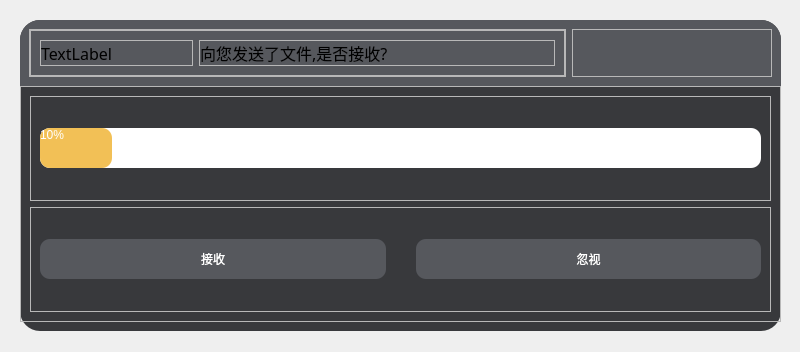
<?xml version="1.0" encoding="UTF-8"?>
<ui version="4.0">
 <class>MainWindow_recvfile</class>
 <widget class="QMainWindow" name="MainWindow_recvfile">
  <property name="geometry">
   <rect>
    <x>0</x>
    <y>0</y>
    <width>800</width>
    <height>352</height>
   </rect>
  </property>
  <property name="windowTitle">
   <string>MainWindow</string>
  </property>
  <widget class="QWidget" name="centralwidget">
   <widget class="QFrame" name="frame">
    <property name="geometry">
     <rect>
      <x>20</x>
      <y>20</y>
      <width>761</width>
      <height>311</height>
     </rect>
    </property>
    <property name="styleSheet">
     <string notr="true">#frame{
background-color: rgb(56, 57, 60);
border-radius:20px;
}</string>
    </property>
    <property name="frameShape">
     <enum>QFrame::StyledPanel</enum>
    </property>
    <property name="frameShadow">
     <enum>QFrame::Raised</enum>
    </property>
    <layout class="QVBoxLayout" name="verticalLayout">
     <property name="spacing">
      <number>0</number>
     </property>
     <property name="leftMargin">
      <number>0</number>
     </property>
     <property name="topMargin">
      <number>0</number>
     </property>
     <property name="rightMargin">
      <number>0</number>
     </property>
     <item>
      <widget class="QFrame" name="frame_2">
       <property name="sizePolicy">
        <sizepolicy hsizetype="Preferred" vsizetype="Expanding">
         <horstretch>0</horstretch>
         <verstretch>1</verstretch>
        </sizepolicy>
       </property>
       <property name="styleSheet">
        <string notr="true">#frame_2{
background-color: rgb(86, 88, 93);
border-top-left-radius:20px;
border-top-right-radius:20px;
}</string>
       </property>
       <property name="frameShape">
        <enum>QFrame::StyledPanel</enum>
       </property>
       <property name="frameShadow">
        <enum>QFrame::Raised</enum>
       </property>
       <layout class="QHBoxLayout" name="horizontalLayout_4">
        <item>
         <widget class="QFrame" name="frame_4">
          <property name="sizePolicy">
           <sizepolicy hsizetype="Expanding" vsizetype="Preferred">
            <horstretch>8</horstretch>
            <verstretch>0</verstretch>
           </sizepolicy>
          </property>
          <property name="frameShape">
           <enum>QFrame::StyledPanel</enum>
          </property>
          <property name="frameShadow">
           <enum>QFrame::Raised</enum>
          </property>
          <layout class="QHBoxLayout" name="horizontalLayout">
           <property name="spacing">
            <number>0</number>
           </property>
           <property name="leftMargin">
            <number>0</number>
           </property>
           <property name="topMargin">
            <number>0</number>
           </property>
           <property name="rightMargin">
            <number>0</number>
           </property>
           <property name="bottomMargin">
            <number>0</number>
           </property>
           <item>
            <widget class="QFrame" name="frame_8">
             <property name="frameShape">
              <enum>QFrame::StyledPanel</enum>
             </property>
             <property name="frameShadow">
              <enum>QFrame::Raised</enum>
             </property>
             <layout class="QHBoxLayout" name="horizontalLayout_6">
              <item>
               <widget class="QFrame" name="frame_9">
                <property name="sizePolicy">
                 <sizepolicy hsizetype="Expanding" vsizetype="Preferred">
                  <horstretch>3</horstretch>
                  <verstretch>0</verstretch>
                 </sizepolicy>
                </property>
                <property name="frameShape">
                 <enum>QFrame::StyledPanel</enum>
                </property>
                <property name="frameShadow">
                 <enum>QFrame::Raised</enum>
                </property>
                <layout class="QHBoxLayout" name="horizontalLayout_7">
                 <property name="leftMargin">
                  <number>0</number>
                 </property>
                 <property name="topMargin">
                  <number>0</number>
                 </property>
                 <property name="rightMargin">
                  <number>0</number>
                 </property>
                 <property name="bottomMargin">
                  <number>0</number>
                 </property>
                 <item>
                  <widget class="QLabel" name="label_nickname">
                   <property name="font">
                    <font>
                     <family>微软雅黑</family>
                     <pointsize>12</pointsize>
                    </font>
                   </property>
                   <property name="text">
                    <string>TextLabel</string>
                   </property>
                  </widget>
                 </item>
                </layout>
               </widget>
              </item>
              <item>
               <widget class="QFrame" name="frame_10">
                <property name="sizePolicy">
                 <sizepolicy hsizetype="Expanding" vsizetype="Preferred">
                  <horstretch>7</horstretch>
                  <verstretch>0</verstretch>
                 </sizepolicy>
                </property>
                <property name="frameShape">
                 <enum>QFrame::StyledPanel</enum>
                </property>
                <property name="frameShadow">
                 <enum>QFrame::Raised</enum>
                </property>
                <layout class="QHBoxLayout" name="horizontalLayout_8">
                 <property name="spacing">
                  <number>0</number>
                 </property>
                 <property name="leftMargin">
                  <number>0</number>
                 </property>
                 <property name="topMargin">
                  <number>0</number>
                 </property>
                 <property name="rightMargin">
                  <number>0</number>
                 </property>
                 <property name="bottomMargin">
                  <number>0</number>
                 </property>
                 <item>
                  <widget class="QLabel" name="label_2">
                   <property name="sizePolicy">
                    <sizepolicy hsizetype="Preferred" vsizetype="Preferred">
                     <horstretch>0</horstretch>
                     <verstretch>0</verstretch>
                    </sizepolicy>
                   </property>
                   <property name="font">
                    <font>
                     <family>微软雅黑</family>
                     <pointsize>12</pointsize>
                    </font>
                   </property>
                   <property name="text">
                    <string>向您发送了文件,是否接收?</string>
                   </property>
                  </widget>
                 </item>
                </layout>
               </widget>
              </item>
             </layout>
            </widget>
           </item>
          </layout>
         </widget>
        </item>
        <item>
         <widget class="QFrame" name="frame_6">
          <property name="sizePolicy">
           <sizepolicy hsizetype="Expanding" vsizetype="Preferred">
            <horstretch>2</horstretch>
            <verstretch>0</verstretch>
           </sizepolicy>
          </property>
          <property name="minimumSize">
           <size>
            <width>200</width>
            <height>0</height>
           </size>
          </property>
          <property name="styleSheet">
           <string notr="true">QPushButton{
	border:none;
}
QPushButton:hover{
	padding-bottom:5px;
}</string>
          </property>
          <property name="frameShape">
           <enum>QFrame::StyledPanel</enum>
          </property>
          <property name="frameShadow">
           <enum>QFrame::Raised</enum>
          </property>
          <layout class="QHBoxLayout" name="horizontalLayout_3">
           <item>
            <widget class="QPushButton" name="pushButton_min">
             <property name="text">
              <string/>
             </property>
             <property name="icon">
              <iconset resource="res.qrc">
               <normaloff>:/icon/img/icon/minimize.png</normaloff>:/icon/img/icon/minimize.png</iconset>
             </property>
            </widget>
           </item>
           <item>
            <widget class="QPushButton" name="pushButton_close">
             <property name="text">
              <string/>
             </property>
             <property name="icon">
              <iconset resource="res.qrc">
               <normaloff>:/icon/img/icon/exit.png</normaloff>:/icon/img/icon/exit.png</iconset>
             </property>
            </widget>
           </item>
          </layout>
         </widget>
        </item>
       </layout>
      </widget>
     </item>
     <item>
      <widget class="QFrame" name="frame_3">
       <property name="sizePolicy">
        <sizepolicy hsizetype="Preferred" vsizetype="Expanding">
         <horstretch>0</horstretch>
         <verstretch>8</verstretch>
        </sizepolicy>
       </property>
       <property name="frameShape">
        <enum>QFrame::StyledPanel</enum>
       </property>
       <property name="frameShadow">
        <enum>QFrame::Raised</enum>
       </property>
       <layout class="QVBoxLayout" name="verticalLayout_2">
        <item>
         <widget class="QFrame" name="frame_7">
          <property name="frameShape">
           <enum>QFrame::StyledPanel</enum>
          </property>
          <property name="frameShadow">
           <enum>QFrame::Raised</enum>
          </property>
          <layout class="QHBoxLayout" name="horizontalLayout_5">
           <item>
            <widget class="QProgressBar" name="progressBar">
             <property name="minimumSize">
              <size>
               <width>400</width>
               <height>40</height>
              </size>
             </property>
             <property name="styleSheet">
              <string notr="true">#progressBar{
	
	background-color: rgb(255, 255, 255);
	color:white;
	border-radius:10px;
}
#progressBar:chunk{
	background-color: rgb(242,192,86);
	border-radius:10px;
}</string>
             </property>
             <property name="value">
              <number>10</number>
             </property>
            </widget>
           </item>
          </layout>
         </widget>
        </item>
        <item>
         <widget class="QFrame" name="frame_5">
          <property name="frameShape">
           <enum>QFrame::StyledPanel</enum>
          </property>
          <property name="frameShadow">
           <enum>QFrame::Raised</enum>
          </property>
          <layout class="QHBoxLayout" name="horizontalLayout_2" stretch="0,0">
           <property name="spacing">
            <number>30</number>
           </property>
           <item>
            <widget class="QPushButton" name="pushButton_recv">
             <property name="minimumSize">
              <size>
               <width>40</width>
               <height>40</height>
              </size>
             </property>
             <property name="styleSheet">
              <string notr="true">QPushButton{
	
	background-color: rgb(86, 88, 93);
	color: rgb(255, 255, 255);
	border-radius:10px;
}
QPushButton:pressed{
	padding-top:5px;
	padding-left:5px;
}</string>
             </property>
             <property name="text">
              <string>接收</string>
             </property>
            </widget>
           </item>
           <item>
            <widget class="QPushButton" name="pushButton_refu">
             <property name="minimumSize">
              <size>
               <width>40</width>
               <height>40</height>
              </size>
             </property>
             <property name="styleSheet">
              <string notr="true">QPushButton{
	
	background-color: rgb(86, 88, 93);
	color: rgb(255, 255, 255);
	border-radius:10px;
}
QPushButton:pressed{
	padding-top:5px;
	padding-left:5px;
}</string>
             </property>
             <property name="text">
              <string>忽视</string>
             </property>
            </widget>
           </item>
          </layout>
         </widget>
        </item>
       </layout>
      </widget>
     </item>
    </layout>
   </widget>
  </widget>
 </widget>
 <resources>
  <include location="res.qrc"/>
 </resources>
 <connections>
  <connection>
   <sender>pushButton_min</sender>
   <signal>clicked()</signal>
   <receiver>MainWindow_recvfile</receiver>
   <slot>showMinimized()</slot>
   <hints>
    <hint type="sourcelabel">
     <x>666</x>
     <y>67</y>
    </hint>
    <hint type="destinationlabel">
     <x>584</x>
     <y>0</y>
    </hint>
   </hints>
  </connection>
  <connection>
   <sender>pushButton_close</sender>
   <signal>clicked()</signal>
   <receiver>MainWindow_recvfile</receiver>
   <slot>close()</slot>
   <hints>
    <hint type="sourcelabel">
     <x>686</x>
     <y>57</y>
    </hint>
    <hint type="destinationlabel">
     <x>664</x>
     <y>6</y>
    </hint>
   </hints>
  </connection>
 </connections>
</ui>
